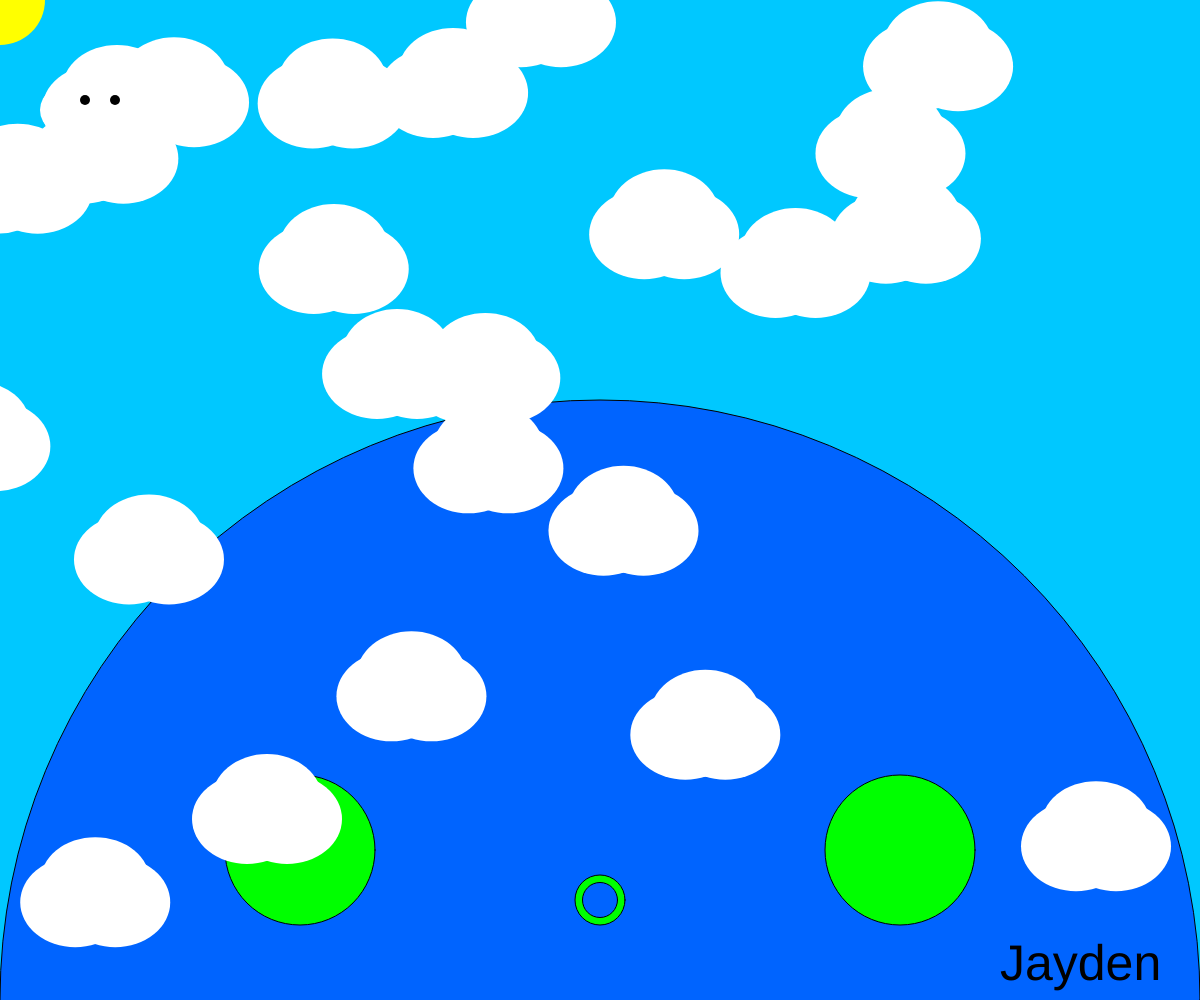
Frame 1 (no input)
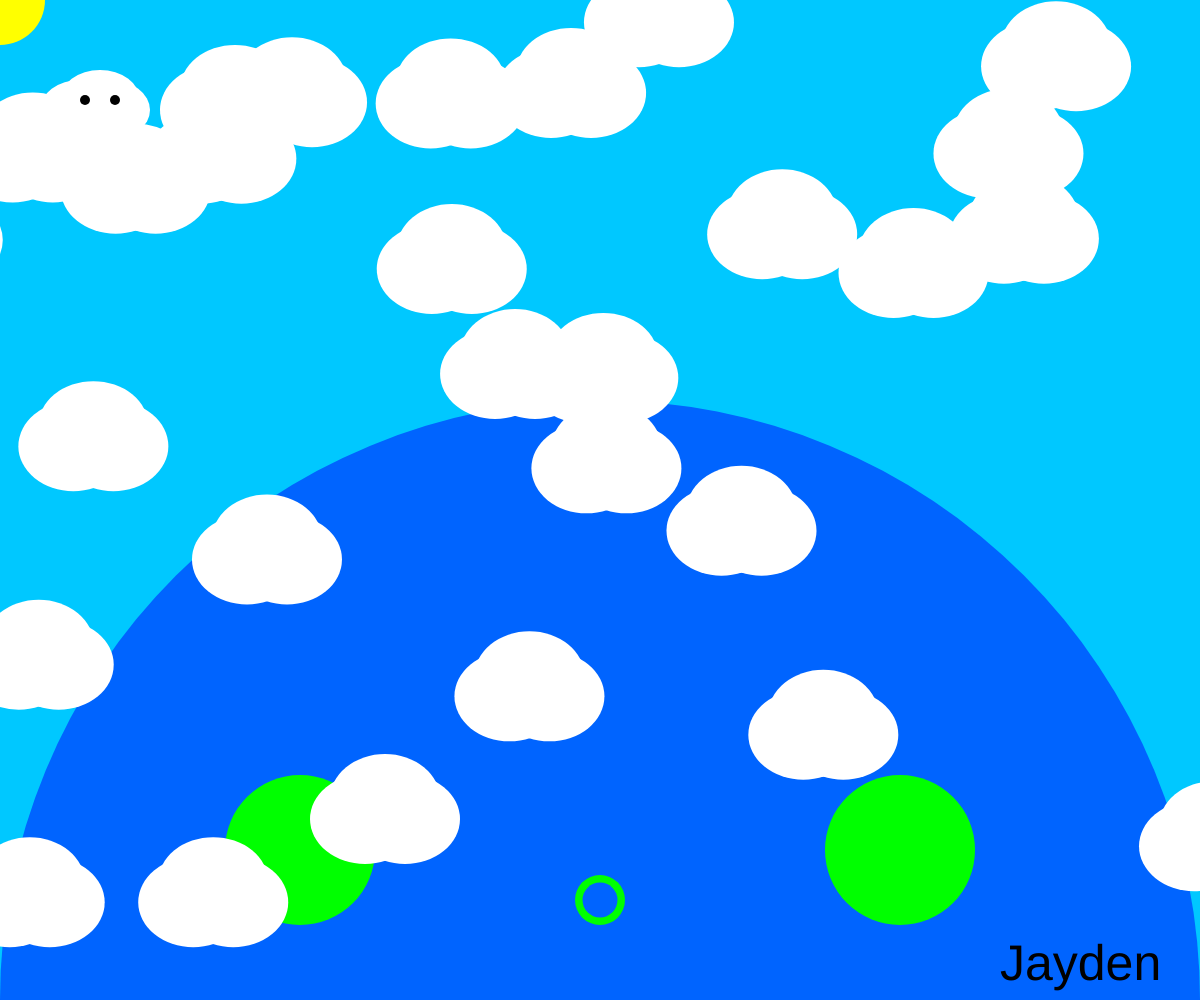
Frame 60 (no input)
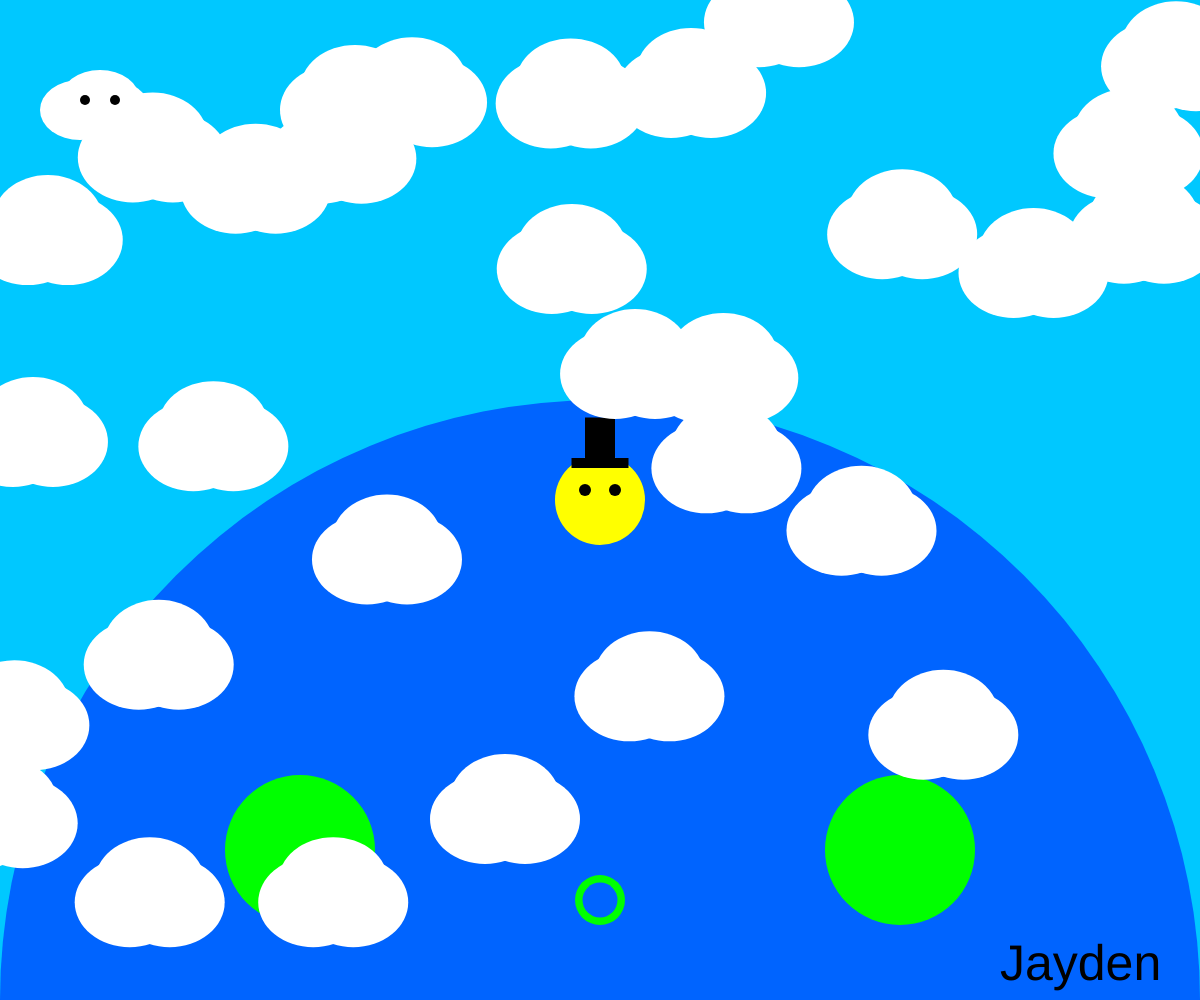
Frame 120 (the mouse pressed at the canvas centre since frame 60)

The p5.js sketch that drew these frames (run headless with seeded random() and noise() and a simulated clock; from frame 60 on, the mouse is pressed at the canvas centre):

// p5.js sketch
// ── sketch.js
// Interactive Scene
// Jayden Johnson
// 9/16/2024


let shapeSize = 50;
let currentBack = 0;

//cloud x position
let cX = 200



//cloud character x and y
let ccX = 100
let ccY = 100


function setup() {
  createCanvas(windowWidth, windowHeight);
  textSize(50) 
  rectMode(CENTER);
  
    
}

function draw() {
  backDrop();
  earth();
  sun();
  cloud();
  cloudCharacter();
  text("Jayden", width-200, height-20);
  

}
  


function sun(){
  //draws the moving sun in the top that follows the mouse
  fill(255,255,0);
  noStroke();
  circle(mouseX,mouseY,shapeSize+40);
  fill(0,0,0);
  circle(mouseX-15,mouseY-10,shapeSize-38);
  circle(mouseX+15,mouseY-10,shapeSize-38);
  rect(mouseX,mouseY-37,shapeSize+7,10);
  rect(mouseX,mouseY-60,shapeSize-20,45);

}


function earth(){
//draws the earth

fill(0,100,255);
circle(width/2,height,1200);
fill(0,255,0);
circle(width/2+300,height-150,+150);
circle(width/2-300,height-150,+150);
circle(width/2,height-100,shapeSize);
fill(0,100,255)
circle(width/2,height-100,shapeSize-15);
}



function mousePressed() {
//changes currentBack by one so the background changes
  if(mouseButton === CENTER) currentBack++;

if(currentBack > 3){
  currentBack = 0;
  }
}

function backDrop(){
  //uses currentBack to determine the background color
  if(currentBack === 0) background(0,200,255);
  
  else if(currentBack === 1) background(220,150,0);

  else if(currentBack === 2) background(100,0,200);

  else background(20,20,20);
}


function cloud(){
  
  randomSeed(5);
  
  for(let i = 0; i < 40; i++){
   cY1 = random(0,height-100);
   cxR = random(-1000,1000);
   
   fill(255)
   ellipse(cX+cxR, cY1, 110, 90);
   ellipse(cX +cxR + 20, cY1  + 20, 110, 90);
   ellipse(cX+cxR - 20, cY1 + 20, 110, 90); 
  }
  




  cX += 2
  if(cX >= width+1200) {
    cX = -1000;
    
  }
}





function cloudCharacter() {

  
  
  fill(255)
  ellipse(ccX, ccY, 80, 60);
  ellipse(ccX + 10, ccY  + 10, 80, 60);
  ellipse(ccX - 20, ccY + 10, 80, 60);
  fill(0,0,0)
  circle(ccX+15,ccY,shapeSize-40)
  circle(ccX-15,ccY,shapeSize-40)
  

  
  //uses WASD to controll the cloud character(the one with eyes)
  if(keyIsPressed && key === "a") ccX -= 5;
  else if(keyIsPressed && key === "d") ccX += 5;
  else if(keyIsPressed && key === "s") ccY += 5;
  else if(keyIsPressed && key === "w") ccY -= 5;
}
